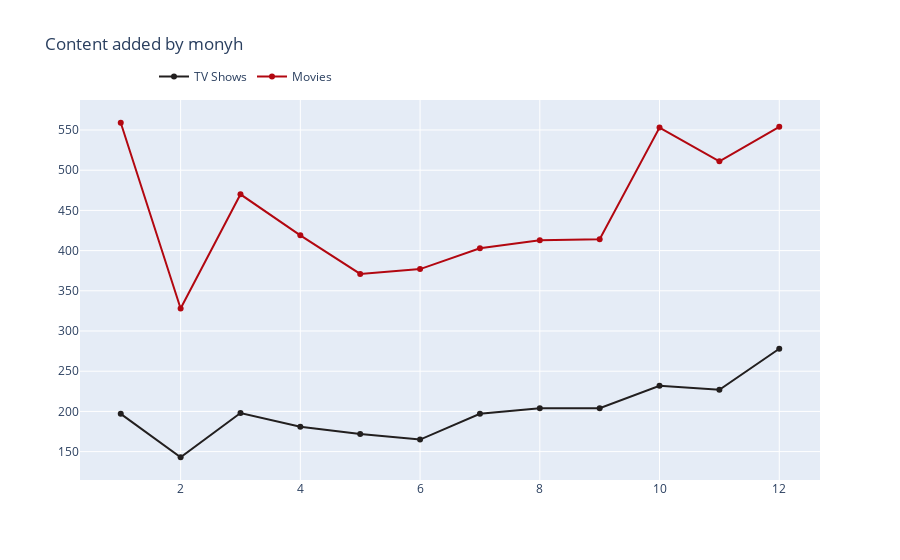

Notebook cell for this chart:
### Markdown cell above
# Month-by-Month

### Code cell
col = "month_added"

vc1 = n_shows[col].value_counts().reset_index() #n_shows['year_added'].value_counts.reset_index()
vc1 = vc1.rename(columns = {col : "count", "index" : col})
vc1['percent'] = vc1['count'].apply(lambda x : 100*x/sum(vc1['count']))
vc1 = vc1.sort_values(col)

vc2 = n_movies[col].value_counts().reset_index()
vc2 = vc2.rename(columns = {col : "count", "index" : col})
vc2['percent'] = vc2['count'].apply(lambda x : 100*x/sum(vc2['count']))
vc2 = vc2.sort_values(col)

trace1 = go.Scatter(x=vc1[col], y=vc1["count"], name="TV Shows", marker=dict(color="#221f1f"))
#trace1 = go.scatter(x=vc1['year_added'],y = vc1['count'])
trace2 = go.Scatter(x=vc2[col], y=vc2["count"], name="Movies", marker=dict(color="#b20710"))
Trace = [trace1, trace2]
layout = go.Layout(title="Content added by monyh", legend=dict(x=0.1, y=1.1, orientation="h"))
fig = go.Figure(Trace, layout=layout)
fig.show()

### Figure 1 — Plotly figure (JSON) as saved in the notebook; plotly's stock layout.template omitted (floating-point values rounded to 4 significant figures)
{"data": [{"marker": {"color": "#221f1f"}, "name": "TV Shows", "type": "scatter", "x": [1, 2, 3, 4, 5, 6, 7, 8, 9, 10, 11, 12], "y": [197, 143, 198, 181, 172, 165, 197, 204, 204, 232, 227, 278]}, {"marker": {"color": "#b20710"}, "name": "Movies", "type": "scatter", "x": [1, 2, 3, 4, 5, 6, 7, 8, 9, 10, 11, 12], "y": [559, 328, 470, 419, 371, 377, 403, 413, 414, 553, 511, 554]}], "layout": {"legend": {"orientation": "h", "x": 0.1, "y": 1.1}, "title": {"text": "Content added by monyh"}}}
